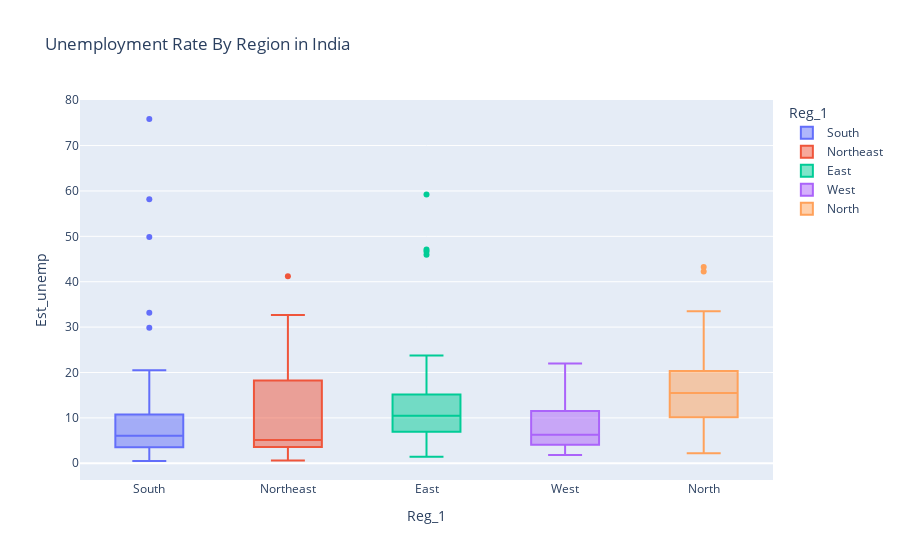

This figure's notebook cell:
### Markdown cell above
### Unemployment Rate By Region in India

### Code cell
fig = px.box(df2, x='Reg_1', y='Est_unemp',color ="Reg_1",title="Unemployment Rate By Region in India")
fig.show()

### Figure 1 — Plotly figure (JSON) as saved in the notebook; plotly's stock layout.template omitted (floating-point values rounded to 4 significant figures)
{"data": [{"alignmentgroup": "True", "hovertemplate": "Reg_1=%{x}<br>Est_unemp=%{y}<extra></extra>", "legendgroup": "South", "marker": {"color": "#636efa"}, "name": "South", "notched": false, "offsetgroup": "South", "orientation": "v", "showlegend": true, "type": "box", "x": ["South", "South", "South", "South", "South", "South", "South", "South", "South", "South", "South", "South", "South", "South", "South", "South", "South", "South", "South", "South", "South", "South", "South", "South", "South", "South", "South", "South", "South", "South", "South", "South", "South", "South", "South", "South", "South", "South", "South", "South", "South", "South", "South", "South", "South", "South", "South", "South", "South", "South", "South", "South", "South", "South", "South", "South", "South", "South", "South", "South"], "x0": " ", "xaxis": "x", "y": [5.48, 5.83, 5.79, 20.51, 17.43, 3.31, 8.34, 6.96, 6.4, 6.59, 2.86, 3.61, 3.46, 29.84, 19.97, 8.44, 4.01, 0.5, 2.41, 1.58, 5.31, 7.6, 8.99, 16.99, 17.88, 9.71, 7.09, 10.98, 5.91, 3.88, 0.58, 1.76, 1.2, 75.85, 58.19, 4.24, 15.47, 5.05, 10.9, 6.18, 1.57, 2.09, 6.4, 49.83, 33.16, 12.2, 6.81, 2.65, 5, 2.16, 5.49, 8.29, 5.77, 6.25, 14.7, 10.55, 5.36, 5.79, 3.27, 2.86], "y0": " ", "yaxis": "y"}, {"alignmentgroup": "True", "hovertemplate": "Reg_1=%{x}<br>Est_unemp=%{y}<extra></extra>", "legendgroup": "Northeast", "marker": {"color": "#EF553B"}, "name": "Northeast", "notched": false, "offsetgroup": "Northeast", "orientation": "v", "showlegend": true, "type": "box", "x": ["Northeast", "Northeast", "Northeast", "Northeast", "Northeast", "Northeast", "Northeast", "Northeast", "Northeast", "Northeast", "Northeast", "Northeast", "Northeast", "Northeast", "Northeast", "Northeast", "Northeast", "Northeast", "Northeast", "Northeast", "Northeast", "Northeast", "Northeast", "Northeast", "Northeast", "Northeast", "Northeast", "Northeast", "Northeast", "Northeast", "Northeast", "Northeast", "Northeast", "Northeast", "Northeast", "Northeast", "Northeast", "Northeast"], "x0": " ", "xaxis": "x", "y": [4.66, 4.41, 4.77, 11.06, 9.55, 0.6, 3.77, 5.53, 1.19, 3.02, 1.66, 3.59, 1.58, 10.03, 5.92, 1.15, 2.1, 3.74, 4.29, 4.6, 23.57, 2.28, 24.51, 4.46, 4.45, 12.49, 5.7, 0.88, 32.67, 28.4, 29.95, 41.23, 21.51, 21.71, 18.24, 27.92, 17.35, 11.57], "y0": " ", "yaxis": "y"}, {"alignmentgroup": "True", "hovertemplate": "Reg_1=%{x}<br>Est_unemp=%{y}<extra></extra>", "legendgroup": "East", "marker": {"color": "#00cc96"}, "name": "East", "notched": false, "offsetgroup": "East", "orientation": "v", "showlegend": true, "type": "box", "x": ["East", "East", "East", "East", "East", "East", "East", "East", "East", "East", "East", "East", "East", "East", "East", "East", "East", "East", "East", "East", "East", "East", "East", "East", "East", "East", "East", "East", "East", "East", "East", "East", "East", "East", "East", "East", "East", "East", "East", "East"], "x0": " ", "xaxis": "x", "y": [10.61, 10.29, 15.43, 46.64, 45.96, 17.82, 12.79, 13.44, 11.91, 9.82, 10.61, 11.85, 8.23, 47.09, 59.23, 20.95, 7.63, 9.76, 8.24, 11.8, 1.9, 3.12, 13.08, 23.76, 11.41, 3.77, 1.88, 1.42, 2.1, 2.18, 6.94, 4.92, 6.92, 17.41, 17.41, 7.29, 6.83, 14.87, 9.35, 9.98], "y0": " ", "yaxis": "y"}, {"alignmentgroup": "True", "hovertemplate": "Reg_1=%{x}<br>Est_unemp=%{y}<extra></extra>", "legendgroup": "West", "marker": {"color": "#ab63fa"}, "name": "West", "notched": false, "offsetgroup": "West", "orientation": "v", "showlegend": true, "type": "box", "x": ["West", "West", "West", "West", "West", "West", "West", "West", "West", "West", "West", "West", "West", "West", "West", "West", "West", "West", "West", "West", "West", "West", "West", "West", "West", "West", "West", "West", "West", "West", "West", "West", "West", "West", "West", "West", "West", "West", "West", "West", "West", "West", "West", "West", "West", "West", "West", "West", "West", "West"], "x0": " ", "xaxis": "x", "y": [9.65, 8.38, 7.54, 3.41, 10.5, 14.23, 10.27, 5.63, 1.96, 6.62, 8.89, 2.81, 5.25, 13.31, 21.25, 9.96, 17.07, 16.21, 15.38, 11.54, 5.54, 6.38, 6.66, 18.71, 12.11, 3.2, 1.84, 1.87, 3.42, 4.03, 4.11, 4.57, 2.22, 12.36, 21.98, 6.48, 5.08, 4.7, 3.91, 3.13, 4.95, 4.69, 5.79, 20.9, 15.46, 9.23, 3.89, 6.23, 4.55, 4.1], "y0": " ", "yaxis": "y"}, {"alignmentgroup": "True", "hovertemplate": "Reg_1=%{x}<br>Est_unemp=%{y}<extra></extra>", "legendgroup": "North", "marker": {"color": "#FFA15A"}, "name": "North", "notched": false, "offsetgroup": "North", "orientation": "v", "showlegend": true, "type": "box", "x": ["North", "North", "North", "North", "North", "North", "North", "North", "North", "North", "North", "North", "North", "North", "North", "North", "North", "North", "North", "North", "North", "North", "North", "North", "North", "North", "North", "North", "North", "North", "North", "North", "North", "North", "North", "North", "North", "North", "North", "North", "North", "North", "North", "North", "North", "North", "North", "North", "North", "North", "North", "North", "North", "North", "North", "North", "North", "North", "North", "North", "North", "North", "North", "North", "North", "North", "North", "North", "North", "North", "North", "North", "North", "North", "North", "North", "North", "North", "North"], "x0": " ", "xaxis": "x", "y": [22.23, 14.84, 17.04, 16.68, 42.27, 18.19, 20.3, 13.79, 12.53, 6.27, 20.34, 25.77, 25.05, 43.22, 29.02, 26.7, 24.18, 33.5, 19.68, 27.31, 16.83, 16.84, 18.76, 2.2, 26.95, 13.47, 24.31, 15.79, 12.04, 13.46, 21.08, 20.78, 15.5, 18.74, 17.92, 10.88, 11.09, 16.17, 16.14, 11.11, 10.97, 10.32, 2.86, 28.33, 16.55, 9.19, 10.99, 9.61, 9.88, 10.97, 15.16, 11.9, 17.7, 15.74, 14.39, 15.81, 17.51, 15.35, 24.15, 7.58, 8.98, 10.11, 21.54, 20.41, 9.47, 5.56, 5.79, 4.18, 3.75, 5.49, 4.99, 19.85, 6.48, 8.01, 8.61, 12.38, 14.26, 22.26, 9.23], "y0": " ", "yaxis": "y"}], "layout": {"boxmode": "overlay", "legend": {"title": {"text": "Reg_1"}, "tracegroupgap": 0}, "title": {"text": "Unemployment Rate By Region in India"}, "xaxis": {"anchor": "y", "categoryarray": ["South", "Northeast", "East", "West", "North"], "categoryorder": "array", "domain": [0, 1], "title": {"text": "Reg_1"}}, "yaxis": {"anchor": "x", "domain": [0, 1], "title": {"text": "Est_unemp"}}}}
